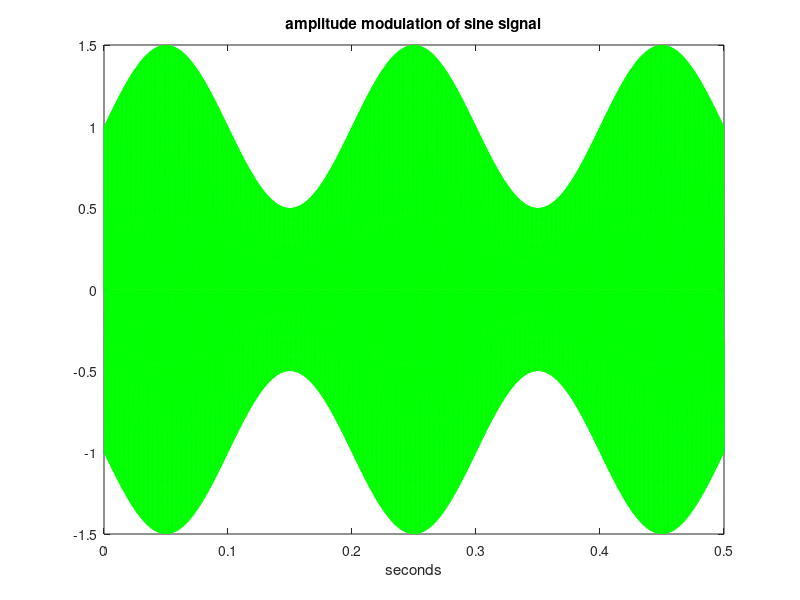

Reproduce this figure in MATLAB.
% Amplitude modulation of audio sine signal
fa=5; %signal frequency in Hz
wa=2*pi*fa; %signal frequency in rad/s

fc=1500; %carrier frequency in Hz
wc=2*pi*fc; %carrier frequency in rad/s

fs=30000; %sampling frequency in Hz
tiv=1/fs; %time interval between samples;
t=0:tiv:(0.5-tiv); %time intervals set (0.5 seconds)

MD=0.5; %modulation depth
A=1+(MD*sin(wa*t));
y=A.*sin(wc*t); %modulated signal data set

plot(t,y,'g'); %plots modulated signal
axis([0 0.5 -1.5 1.5]);
xlabel('seconds'); title('amplitude modulation of sine signal');

t=0:tiv:(3-tiv); %time intervals set (3 seconds)
A=1+(MD*sin(wa*t));
y=A.*sin(wc*t); %modulated signal data set
sound(y,fs)
